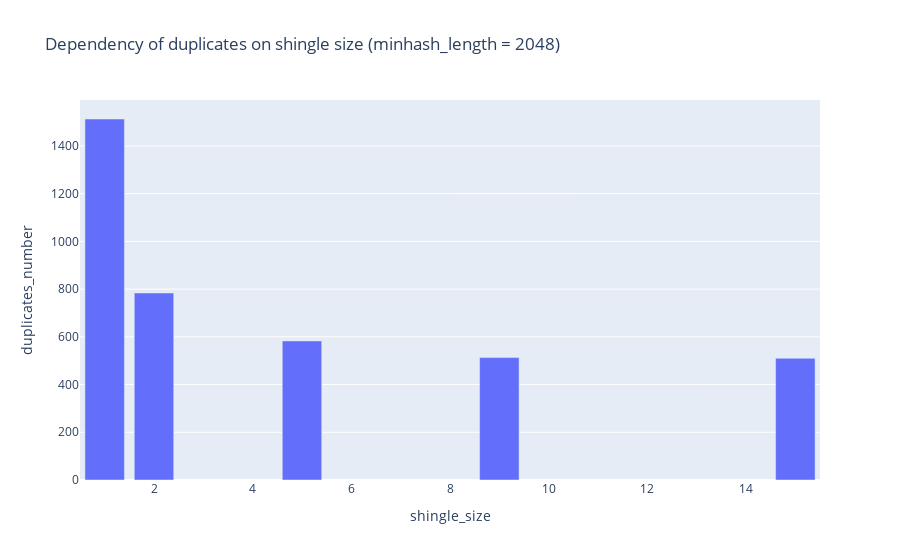

The notebook cell this image was saved under:
### Code cell
duplicates_df[duplicates_df["minhash_length"] == 2048].plot.bar(
    x="shingle_size",
    y="duplicates_number",
    title="Dependency of duplicates on shingle size (minhash_length = 2048)",
)

### Figure 1 — Plotly figure (JSON) as saved in the notebook; plotly's stock layout.template omitted (floating-point values rounded to 4 significant figures)
{"data": [{"alignmentgroup": "True", "hovertemplate": "shingle_size=%{x}<br>duplicates_number=%{y}<extra></extra>", "legendgroup": "", "marker": {"color": "#636efa", "pattern": {"shape": ""}}, "name": "", "offsetgroup": "", "orientation": "v", "showlegend": false, "textposition": "auto", "type": "bar", "x": [1, 2, 5, 9, 15], "xaxis": "x", "y": [1513, 784, 583, 513, 510], "yaxis": "y"}], "layout": {"barmode": "relative", "legend": {"tracegroupgap": 0}, "title": {"text": "Dependency of duplicates on shingle size (minhash_length = 2048)"}, "xaxis": {"anchor": "y", "domain": [0, 1], "title": {"text": "shingle_size"}}, "yaxis": {"anchor": "x", "domain": [0, 1], "title": {"text": "duplicates_number"}}}}
